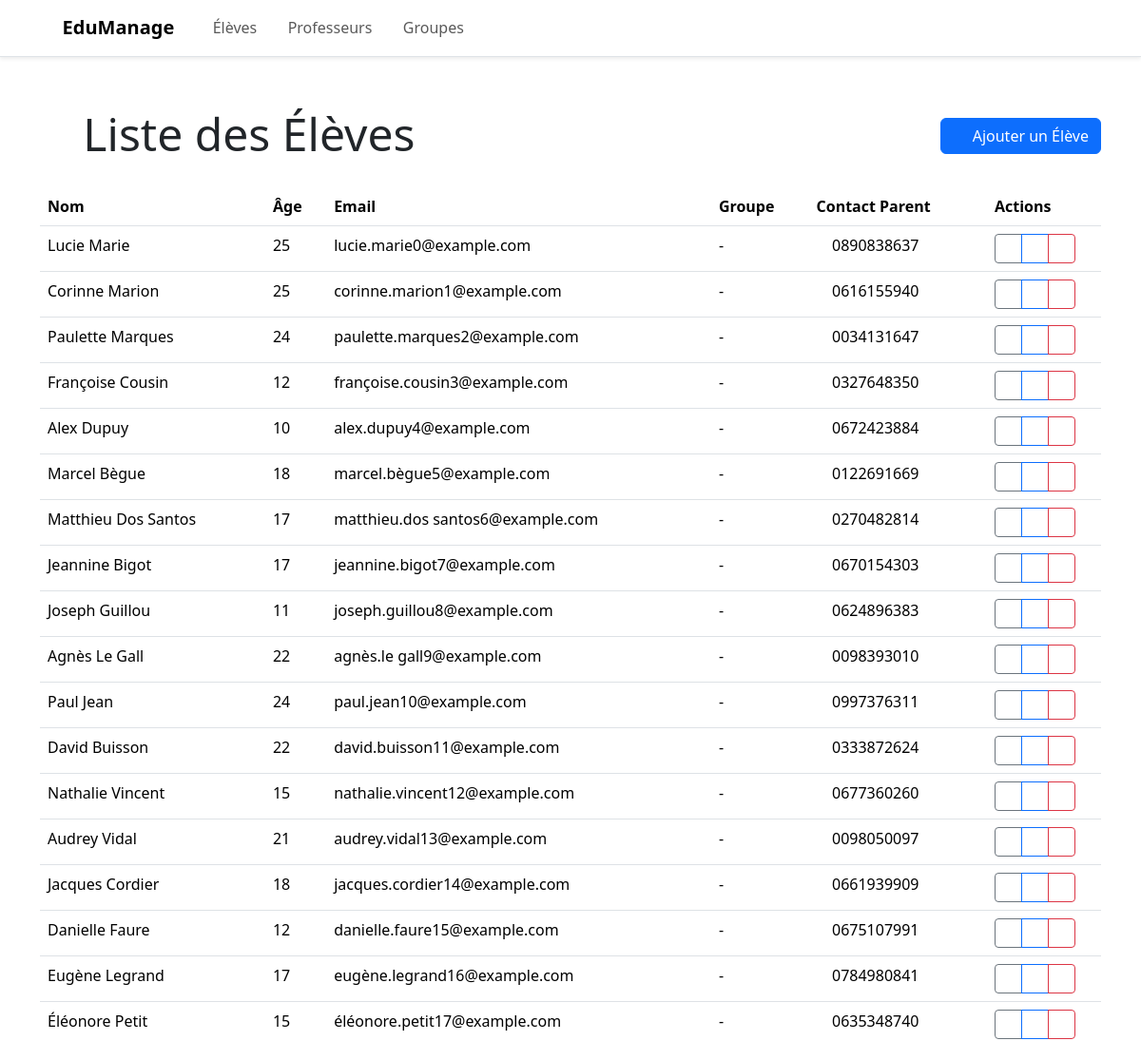
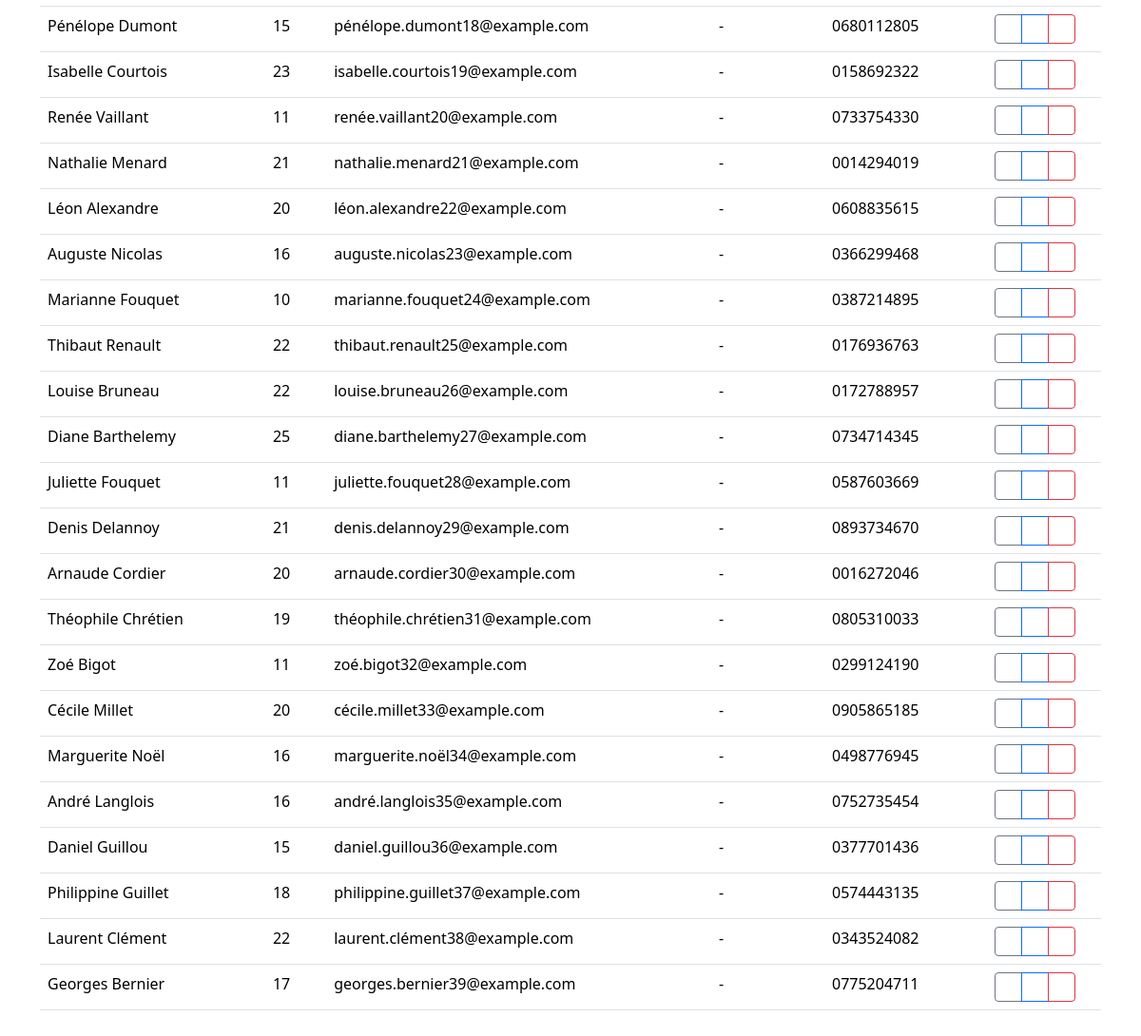
Screenshot of /students (signed in) with the database file from the repository (2 pictures, top to bottom).
### app/models.py (models this page shows)
class Student(db.Model):
    id = db.Column(db.Integer, primary_key=True)
    first_name = db.Column(db.String(40), nullable=False)
    last_name = db.Column(db.String(40), nullable=False)
    email = db.Column(db.String(120), unique=True, nullable=False)
    date_of_birth = db.Column(db.Date, nullable=False)
    gender = db.Column(db.String(1), nullable=False)  # 'M' or 'F'
    address = db.Column(db.String(200), nullable=True)
    phone = db.Column(db.String(20), nullable=True)
    parent_name = db.Column(db.String(100), nullable=True)
    parent_email = db.Column(db.String(120), nullable=True)
    parent_phone = db.Column(db.String(20), nullable=True)
    is_active = db.Column(db.Boolean, nullable=False, default=True)
    group_id = db.Column(db.Integer, db.ForeignKey("group.id", ondelete="SET NULL"), nullable=True)
    notes = db.Column(db.Text, nullable=True)
    @property
    def full_name(self):
        return f"{self.first_name} {self.last_name}"
    @property
    def age(self):
        today = datetime.now().date()
        return today.year - self.date_of_birth.year - ((today.month, today.day) < (self.date_of_birth.month, self.date_of_birth.day))

### app/api/student_routes.py (the view)
    @app.route("/students")
    @login_required
    def students():
        students = Student.query.all()
        return render_template("students.html", students=students)

### app/auth/auth.py (called while the page is built)
def login_required(f):
    @wraps(f)
    def decorated_function(*args, **kwargs):
        if 'logged_in' not in session:
            return redirect(url_for('login'))
        return f(*args, **kwargs)
    return decorated_function

### templates/students.html (shortened to what this page needs)
{% extends "base.html" %} {% block content %}
<div class="row align-items-center mb-4">
  <div class="col">
    <h1 class="display-5 mb-0">
      <i class="bi bi-mortarboard me-2"></i>Liste des Élèves
    </h1>
  </div>
  <div class="col-auto">
    <a href="{{ url_for('add_student') }}" class="btn btn-primary">
      <i class="bi bi-plus-circle me-2"></i>Ajouter un Élève
    </a>
  </div>
</div>
 {% if students %}
<div class="card-body">
  <div class="table-responsive">
    <table class="table table-hover">
      <thead>
        <tr>
          <th>Nom</th>
          <th>Âge</th>
          <th>Email</th>
          <th>Groupe</th>
          <th>Contact Parent</th>
          <th style="width: 120px">Actions</th>
        </tr>
      </thead>
      <tbody>
        {% for student in students %}
        <tr>
          <td>{{ student.full_name }}</td>
          <td>{{ student.age }}</td>
          <td>{{ student.email }}</td>
          <td>{{ student.group.name if student.group else '-' }}</td>
          <td>
            {% if student.parent_phone %}
            <i class="bi bi-telephone me-1"></i>{{ student.parent_phone }} {%
            elif student.parent_email %} <i class="bi bi-envelope me-1"></i>{{
            student.parent_email }} {% else %} - {% endif %}
          </td>
          <td>
            <div class="btn-group">
              <button
                type="button"
                class="btn btn-sm btn-outline-secondary"
                data-bs-toggle="modal"
                data-bs-target="#studentModal{{ student.id }}"
              >
                <i class="bi bi-eye"></i>
              </button>
              <a
                href="{{ url_for('edit_student', id=student.id) }}"
                class="btn btn-sm btn-outline-primary"
              >
                <i class="bi bi-pencil"></i>
              </a>
              <button
                type="button"
                class="btn btn-sm btn-outline-danger"
                data-bs-toggle="modal"
                data-bs-target="#deleteModal{{ student.id }}"
              >
                <i class="bi bi-trash"></i>
              </button>
            </div>
          </td>
        </tr>
        {% endfor %}
      </tbody>
    </table>
  </div>
</div>
{% else %}
<div class="alert alert-info">
  <i class="bi bi-info-circle me-2"></i>Aucun élève n'a été ajouté.
  <a href="{{ url_for('add_student') }}" class="alert-link">Ajouter un élève</a
  >.
</div>
{% endif %} {% endblock %}

### templates/base.html (shortened to what this page needs)
<!DOCTYPE html>
<html lang="fr" data-bs-theme="light">
<head>
    <link rel="stylesheet" href="/static/css/bootstrap-ico/bootstrap-icons.min.css">
    <link rel="stylesheet" href="/static/css/other/bootstrap.css">
</head>
<body hx-boost="true">
    <nav class="navbar navbar-expand-lg fixed-top shadow-sm" id="mainNav">
        <div class="container">
            <a class="navbar-brand fw-bold" href="{{ url_for('home') }}">
                <i class="bi bi-book me-2"></i>EduManage
            </a>
            <div class="collapse navbar-collapse" id="navbarNav">
                <ul class="navbar-nav me-auto">
                    <li class="nav-item">
                        <a class="nav-link" href="{{ url_for('students') }}">
                            <i class="bi bi-mortarboard me-1"></i>Élèves
                        </a>
                    </li>
                    <li class="nav-item">
                        <a class="nav-link" href="{{ url_for('teachers') }}">
                            <i class="bi bi-person-workspace me-1"></i>Professeurs
                        </a>
                    </li>
                    <li class="nav-item">
                        <a class="nav-link" href="{{ url_for('groups') }}">
                            <i class="bi bi-people me-1"></i>Groupes
                        </a>
                    </li>
                </ul>
                <div class="d-flex align-items-center">
                    <button class="btn btn-link" onclick="toggleTheme()" id="themeToggle">
                        <i class="bi bi-sun-fill theme-icon" id="themeIcon"></i>
                    </button>
                    <a href="/logout"><i class="bi bi-box-arrow-right me-2"></i></a>
                </div>
            </div>
        </div>
    </nav>
    <div class="container py-5">
        <main>
            {% block content %}{% endblock %}
        </main>
    </div>
</body>
</html>

### templates/base.html (style rules this page uses)
body { padding-top: 4rem; transition: background-color 0.3s ease; }
.navbar { background: var(--bs-body-bg) !important; border-bottom: 1px solid var(--bs-border-color); }
.theme-icon { font-size: 1.2rem; cursor: pointer; color: var(--bs-body-color); }

### rows the page displays
Student: full_name "Lucie Marie", age "25", email "lucie.marie0@example.com", group "-", parent_phone "0890838637"
Student: full_name "Corinne Marion", age "25", email "corinne.marion1@example.com", group "-", parent_phone "0616155940"
Student: full_name "Paulette Marques", age "24", email "paulette.marques2@example.com", group "-", parent_phone "0034131647"
Student: full_name "Françoise Cousin", age "12", email "françoise.cousin3@example.com", group "-", parent_phone "0327648350"
Student: full_name "Alex Dupuy", age "10", email "alex.dupuy4@example.com", group "-", parent_phone "0672423884"
Student: full_name "Marcel Bègue", age "18", email "marcel.bègue5@example.com", group "-", parent_phone "0122691669"
Student: full_name "Matthieu Dos Santos", age "17", email "matthieu.dos santos6@example.com", group "-", parent_phone "0270482814"
Student: full_name "Jeannine Bigot", age "17", email "jeannine.bigot7@example.com", group "-", parent_phone "0670154303"
Student: full_name "Joseph Guillou", age "11", email "joseph.guillou8@example.com", group "-", parent_phone "0624896383"
Student: full_name "Agnès Le Gall", age "22", email "agnès.le gall9@example.com", group "-", parent_phone "0098393010"
Student: full_name "Paul Jean", age "24", email "paul.jean10@example.com", group "-", parent_phone "0997376311"
Student: full_name "David Buisson", age "22", email "david.buisson11@example.com", group "-", parent_phone "0333872624"
Student: full_name "Nathalie Vincent", age "15", email "nathalie.vincent12@example.com", group "-", parent_phone "0677360260"
Student: full_name "Audrey Vidal", age "21", email "audrey.vidal13@example.com", group "-", parent_phone "0098050097"
Student: full_name "Jacques Cordier", age "18", email "jacques.cordier14@example.com", group "-", parent_phone "0661939909"
Student: full_name "Danielle Faure", age "12", email "danielle.faure15@example.com", group "-", parent_phone "0675107991"
Student: full_name "Eugène Legrand", age "17", email "eugène.legrand16@example.com", group "-", parent_phone "0784980841"
Student: full_name "Éléonore Petit", age "15", email "éléonore.petit17@example.com", group "-", parent_phone "0635348740"
Student: full_name "Pénélope Dumont", age "15", email "pénélope.dumont18@example.com", group "-", parent_phone "0680112805"
Student: full_name "Isabelle Courtois", age "23", email "isabelle.courtois19@example.com", group "-", parent_phone "0158692322"
Student: full_name "Renée Vaillant", age "11", email "renée.vaillant20@example.com", group "-", parent_phone "0733754330"
Student: full_name "Nathalie Menard", age "21", email "nathalie.menard21@example.com", group "-", parent_phone "0014294019"
Student: full_name "Léon Alexandre", age "20", email "léon.alexandre22@example.com", group "-", parent_phone "0608835615"
Student: full_name "Auguste Nicolas", age "16", email "auguste.nicolas23@example.com", group "-", parent_phone "0366299468"
Student: full_name "Marianne Fouquet", age "10", email "marianne.fouquet24@example.com", group "-", parent_phone "0387214895"
Student: full_name "Thibaut Renault", age "22", email "thibaut.renault25@example.com", group "-", parent_phone "0176936763"
Student: full_name "Louise Bruneau", age "22", email "louise.bruneau26@example.com", group "-", parent_phone "0172788957"
Student: full_name "Diane Barthelemy", age "25", email "diane.barthelemy27@example.com", group "-", parent_phone "0734714345"
Student: full_name "Juliette Fouquet", age "11", email "juliette.fouquet28@example.com", group "-", parent_phone "0587603669"
Student: full_name "Denis Delannoy", age "21", email "denis.delannoy29@example.com", group "-", parent_phone "0893734670"
Student: full_name "Arnaude Cordier", age "20", email "arnaude.cordier30@example.com", group "-", parent_phone "0016272046"
Student: full_name "Théophile Chrétien", age "19", email "théophile.chrétien31@example.com", group "-", parent_phone "0805310033"
Student: full_name "Zoé Bigot", age "11", email "zoé.bigot32@example.com", group "-", parent_phone "0299124190"
Student: full_name "Cécile Millet", age "20", email "cécile.millet33@example.com", group "-", parent_phone "0905865185"
Student: full_name "Marguerite Noël", age "16", email "marguerite.noël34@example.com", group "-", parent_phone "0498776945"
Student: full_name "André Langlois", age "16", email "andré.langlois35@example.com", group "-", parent_phone "0752735454"
Student: full_name "Daniel Guillou", age "15", email "daniel.guillou36@example.com", group "-", parent_phone "0377701436"
Student: full_name "Philippine Guillet", age "18", email "philippine.guillet37@example.com", group "-", parent_phone "0574443135"
Student: full_name "Laurent Clément", age "22", email "laurent.clément38@example.com", group "-", parent_phone "0343524082"
Student: full_name "Georges Bernier", age "17", email "georges.bernier39@example.com", group "-", parent_phone "0775204711"
